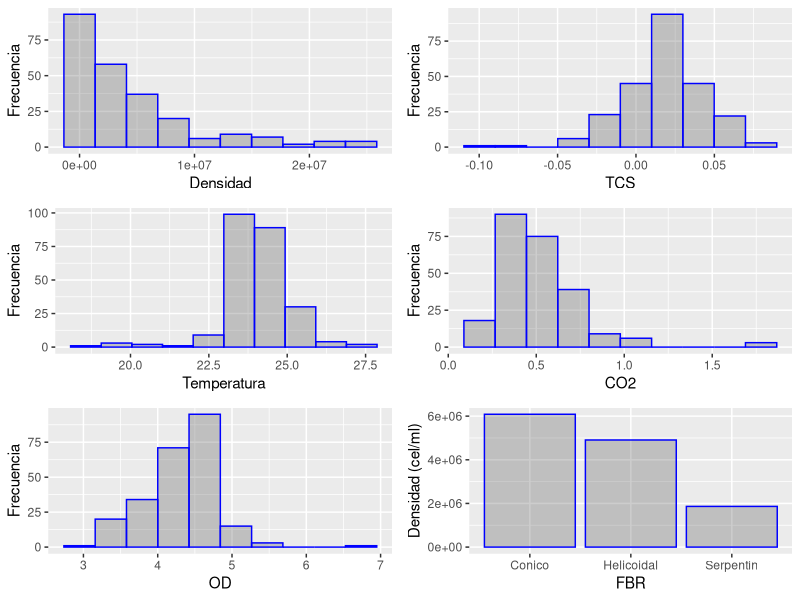
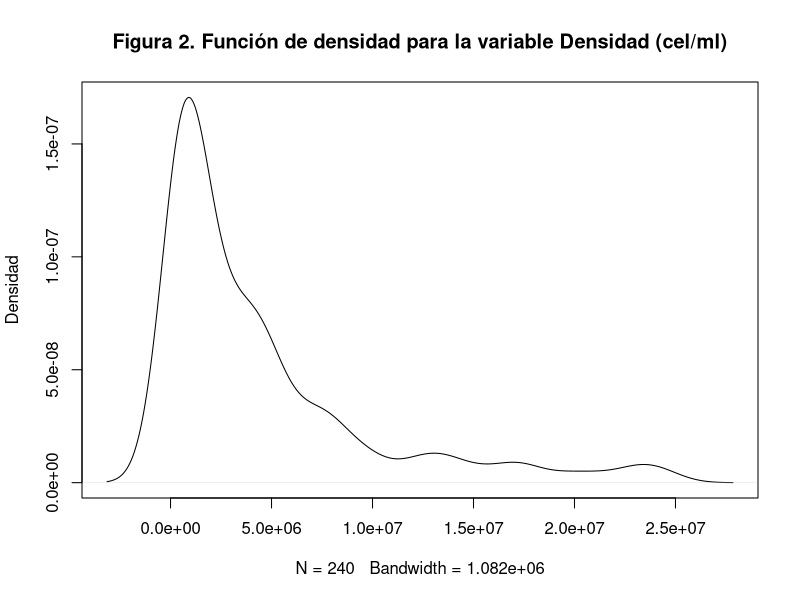
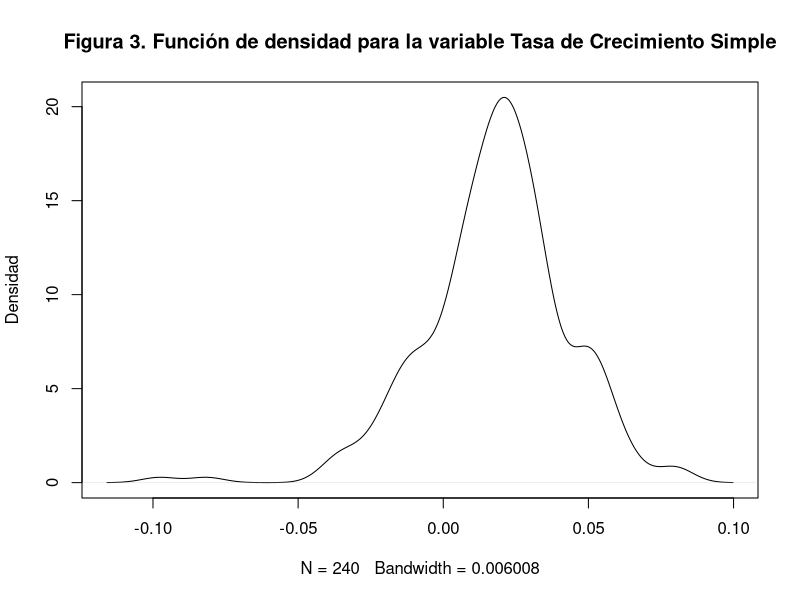
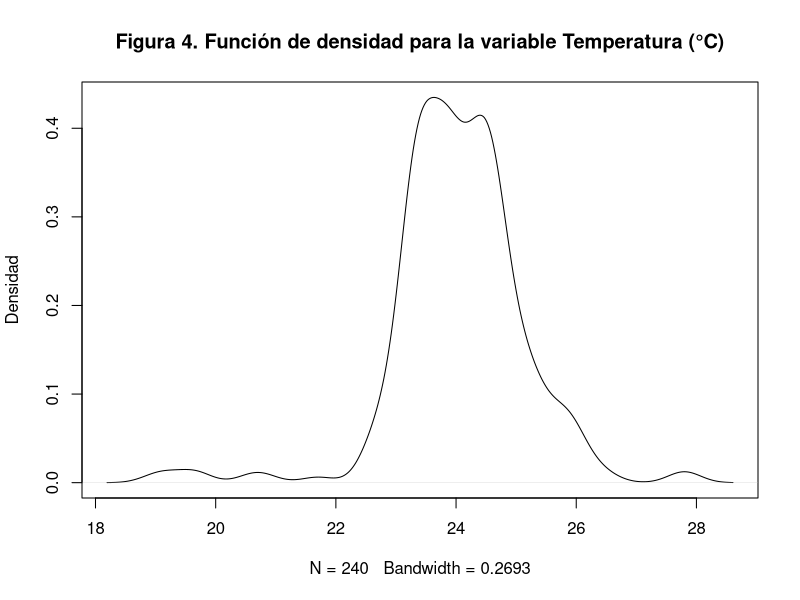
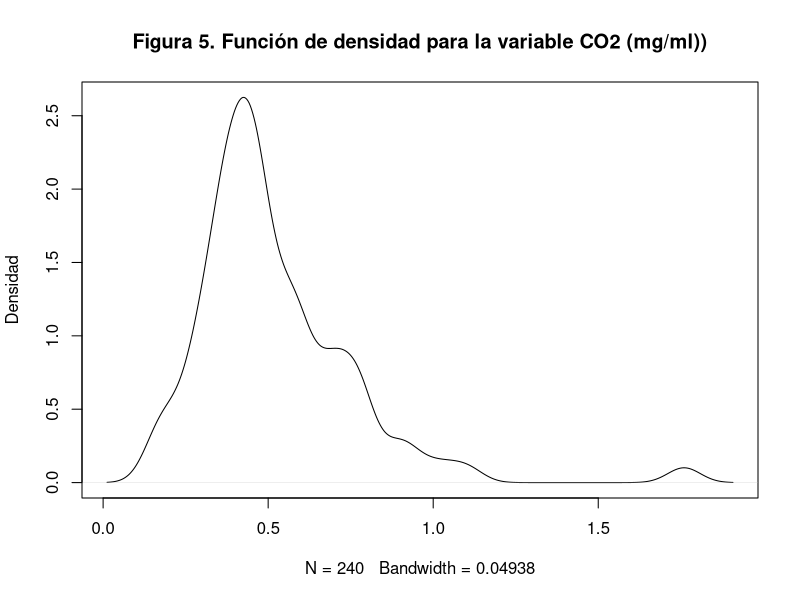
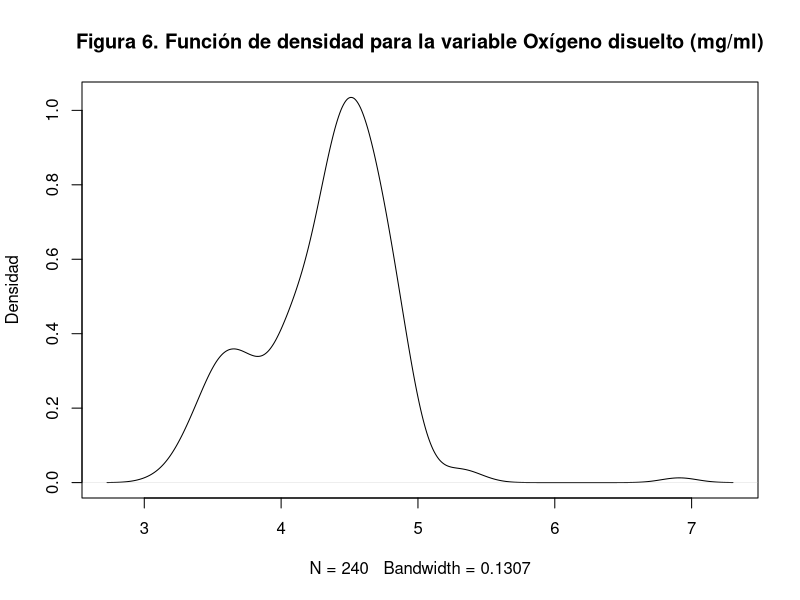
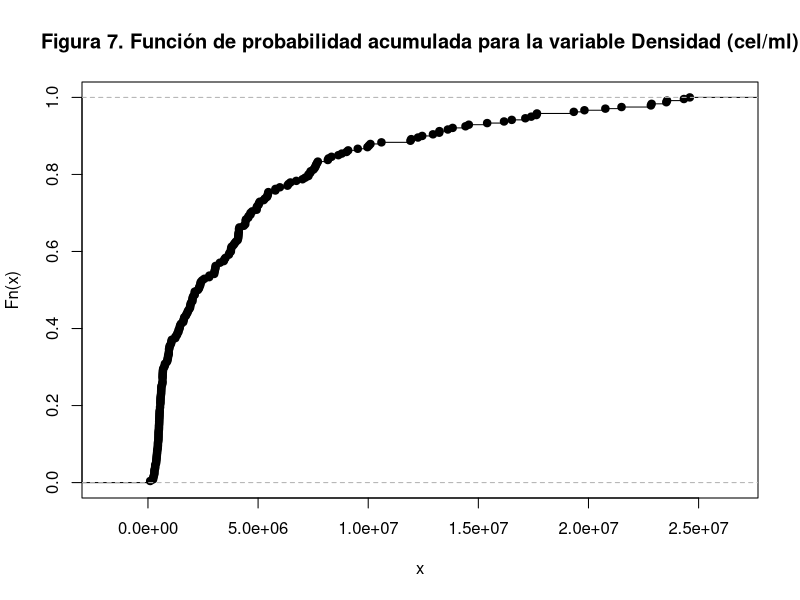
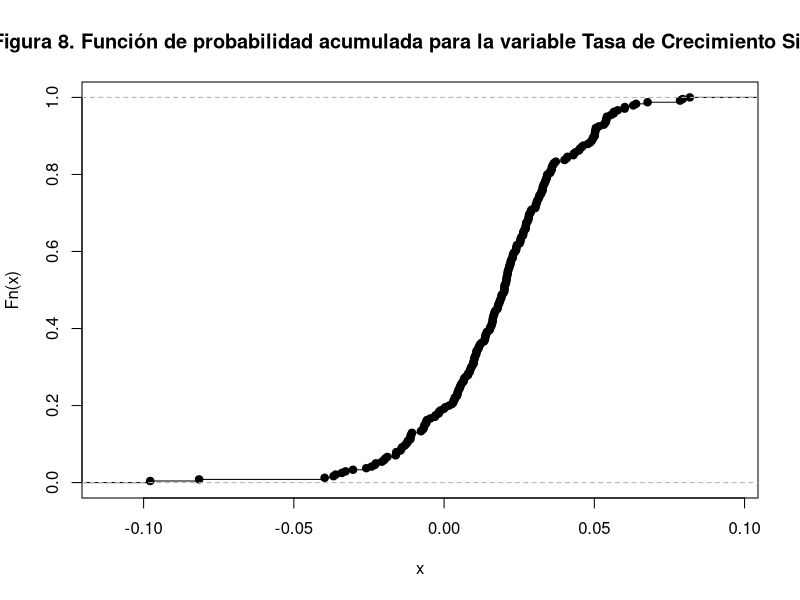

These charts were generated, in order, by the following R code:
## ---- chunk 1
knitr::opts_chunk$set(echo =TRUE)

library(stats)
library(ggplot2)
library(psych)
library(readxl)
library(dplyr)
library(tidyr)
library(gridExtra)
## ---- chunk 2
Chlorella <- read_excel("Chlorella.xlsx", na="NA")
Chlorella_mod <- na.omit(Chlorella)
Chlorella_mod$FBR <- as.factor(Chlorella_mod$FBR)
Chlorella_mod$Ciclo <- as.factor(Chlorella_mod$Ciclo)
Chlorella_mod$Dias <- as.factor(Chlorella_mod$Dias)
Chlorella_mod$Muestra <- as.factor(Chlorella_mod$Muestra)
summary(Chlorella_mod)
str(Chlorella_mod)
table(Chlorella_mod$FBR)
table(Chlorella_mod$Ciclo)
table(Chlorella_mod$Dias)
table(Chlorella_mod$Muestra)

Chlorella_mod <- data.frame(Chlorella_mod)
knitr::kable(head(Chlorella_mod), digits = 6, caption = "Tabla 1. Resumen de variables en el cultivo de la microalga *Chlorella vulgarias* en FBRT")

Tabla_FBR <- Chlorella_mod %>% group_by(FBR) %>% 
  summarize("Prom. Densidad"= mean(Densidad),
            "SD Densidad"=sd(Densidad),
            "Prom. TCS" = mean(TCS),
            "SD TCS" = sd(TCS),
            "Prom. Temp." = mean(Temperatura),
            "SD Temp." = sd(Temperatura),
            "Prom. OD" = mean (OD),
            "SD OD" = sd(OD),
            "Prom. CO2" = mean(CO2),
            "SD CO2" = sd(CO2),
            n=n ())

knitr::kable(Tabla_FBR, digits = 4, caption = "Tabla 2. Resumen de las variables en estudio por FBRT")

Tabla_ciclo <- Chlorella_mod %>% group_by(Ciclo) %>% 
  summarize("Prom. Densidad"= mean(Densidad),
            "SD Densidad"=sd(Densidad),
            "Prom. TCS" = mean(TCS),
            "SD TCS" = sd(TCS),
            "Prom. Temp." = mean(Temperatura),
            "SD Temp." = sd(Temperatura),
            "Prom. OD" = mean (OD),
            "SD OD" = sd(OD),
            "Prom. CO2" = mean(CO2),
            "SD CO2" = sd(CO2),
            n=n ())

knitr::kable(Tabla_ciclo, digits = 4, caption = "Tabla 3. Resumen de las variables en estudio por ciclo de cultivo")

Tabla_FBR_ciclo <- Chlorella_mod %>% group_by(FBR, Ciclo) %>% 
  summarize("Prom. Densidad"= mean(Densidad),
            "SD Densidad"=sd(Densidad),
            "Prom. TCS" = mean(TCS),
            "SD TCS" = sd(TCS),
            "Prom. Temp." = mean(Temperatura),
            "SD Temp." = sd(Temperatura),
            "Prom. OD" = mean (OD),
            "SD OD" = sd(OD),
            "Prom. CO2" = mean(CO2),
            "SD CO2" = sd(CO2),
            n=n ())

knitr::kable(Tabla_FBR_ciclo, digits = 4, caption = "Tabla 4. Resumen de las variables en estudio por FBR y ciclo de cultivo")

Tabla_FBR_muestra <- Chlorella_mod %>% group_by(FBR, Muestra) %>% 
  summarize("Prom. Densidad"= mean(Densidad),
            "SD Densidad"=sd(Densidad),
            "Prom. TCS" = mean(TCS),
            "SD TCS" = sd(TCS),
            "Prom. Temp." = mean(Temperatura),
            "SD Temp." = sd(Temperatura),
            "Prom. OD" = mean (OD),
            "SD OD" = sd(OD),
            "Prom. CO2" = mean(CO2),
            "SD CO2" = sd(CO2),
            n=n ())

knitr::kable(Tabla_FBR_muestra, digits = 4, caption = "Tabla 5. Resumen de las variables en estudio por FBR y muestra")
## ---- chunk 3
Chlorella_mod <- data.frame(Chlorella_mod)
hist1 <- ggplot(Chlorella_mod, aes(x = Densidad)) +
  geom_histogram(bins = 10, colour = "blue", alpha = 0.3) +
  labs(y = "Frecuencia")
  
hist2 <- ggplot(Chlorella_mod, aes(x = TCS)) +
  geom_histogram(bins = 10, na.rm = TRUE, colour = "blue", alpha = 0.3) +
  labs(y = "Frecuencia")
  
hist3 <- ggplot(Chlorella_mod, aes(x = Temperatura)) +
  geom_histogram(bins = 10, colour = "blue", alpha = 0.3) +
  labs(y = "Frecuencia")
  
hist4 <- ggplot(Chlorella_mod, aes(x = CO2)) +
  geom_histogram(bins = 10, colour = "blue", alpha = 0.3) +
  labs(y = "Frecuencia")
  
hist5 <- ggplot(Chlorella_mod, aes(x = OD)) +
  geom_histogram(bins = 10, colour="blue", alpha = 0.3) + 
  labs(y = "Frecuencia")

hist6 <- ggplot(Tabla_FBR, aes(x = FBR, y = `Prom. Densidad`))+
  geom_col(colour="blue", alpha = 0.3) + labs(y = "Densidad (cel/ml)")

grid.arrange(hist1, hist2, hist3, hist4, hist5, hist6)

## ---- chunk 4
plot(density(Chlorella_mod$Densidad), main = "Figura 2. Función de densidad para la variable Densidad (cel/ml)", y="Densidad")
plot(density(Chlorella_mod$TCS), main = "Figura 3. Función de densidad para la variable Tasa de Crecimiento Simple", y="Densidad")
plot(density(Chlorella_mod$Temperatura), main = "Figura 4. Función de densidad para la variable Temperatura (°C)", y="Densidad")
plot(density(Chlorella_mod$CO2), main = "Figura 5. Función de densidad para la variable CO2 (mg/ml))", y="Densidad")
plot(density(Chlorella_mod$OD), main = "Figura 6. Función de densidad para la variable Oxígeno disuelto (mg/ml)", y="Densidad")

plot(ecdf(Chlorella_mod$Densidad), main = "Figura 7. Función de probabilidad acumulada para la variable Densidad (cel/ml)")
plot(ecdf(Chlorella_mod$TCS), main = "Figura 8. Función de probabilidad acumulada para la variable Tasa de Crecimiento Simple")
plot(ecdf(Chlorella_mod$Temperatura), main = "Figura 9. Función de probabilidad acumulada para la variable Temperatura")
plot(ecdf(Chlorella_mod$CO2), main = "Figura 10. Función de probabilidad acumulada para la variable CO2")
plot(ecdf(Chlorella_mod$OD), main = "Figura 11. Función de probabilidad acumulada para la variable Oxígeno Disuelto")

## ---- chunk 5
ggplot(Chlorella_mod, aes(x=FBR, y=Densidad)) +
  geom_boxplot(aes(fill=Ciclo)) +
  geom_jitter(color="blue", size=1, alpha=2) +
  labs(title = "Figura 12. Densidad (cel/ml) agrupado por FBR y Ciclo", y="Densidad (cel/ml)")

ggplot(Chlorella_mod, aes(x=FBR, y=TCS)) +
  geom_boxplot(aes(fill=Ciclo), na.rm=TRUE) +
  geom_jitter(color="blue", size=1, alpha=2) +
  labs(title = "Figura 13. Tasa de crecimiento simple (TCS) agrupado por FBR y Ciclo", y="TCS")

ggplot(Chlorella_mod, aes(x=FBR, y=Temperatura)) +
  geom_boxplot(aes(fill=Ciclo)) +
  geom_jitter(color="blue", size=1, alpha=2) +
  labs(title = "Figura 14. Temperatura (°C) agrupado por FBR y Ciclo", y="Temperatura (°C)")

ggplot(Chlorella_mod, aes(x=FBR, y=CO2)) +
  geom_boxplot(aes(fill=Ciclo)) +
  geom_jitter(color="blue", size=1, alpha=2) +
  labs(title = "Figura 15. CO2 (mg/L) agrupado por FBR y Ciclo", y="CO2 (mg/L)")

ggplot(Chlorella_mod, aes(x=FBR, y=OD)) +
  geom_boxplot(aes(fill=Ciclo)) +
  geom_jitter(color="blue", size=1, alpha=2) +
  labs(title = "Figura 16. Oxígeno disuelto (mg/L) agrupado por FBR y Ciclo", y="OD (mg/L)")

## ---- chunk 6
geom_point1 <- ggplot(Chlorella_mod, aes(x=Temperatura, y=Densidad)) +
  geom_point(aes(color=FBR)) +
  geom_smooth(span=0.2) +
  labs(title = "Figura 17. Relación entre Temperatura (°C) y Densidad (cel/ml) agrupadas por FBR")

geom_point2 <- ggplot(Chlorella_mod, aes(x=CO2, y=Densidad)) +
  geom_point(aes(color=FBR)) +
  geom_smooth(span=0.2) +
  labs(title = "Figura 18. Relación entre CO2 (mg/L) y Densidad (cel/ml) agrupadas por FBR")

geom_point3 <- ggplot(Chlorella_mod, aes(x=OD, y=Densidad)) +
  geom_point(aes(color=FBR)) +
  geom_smooth(span=0.2) +
  labs(title = "Figura 19. Relación entre Oxígeno disuelto (mg/l) y Densidad (cel/ml) agrupadas por FBR")

grid.arrange(geom_point1, geom_point2, geom_point3, ncol = 1, nrow = 3)
## ---- chunk 7
Tabla_correlacion <- select(Chlorella_mod, Densidad, TCS, Temperatura, CO2, OD)
pairs.panels(Tabla_correlacion[,], smooth = TRUE, density = TRUE, method="pearson", font=1, main="Figura 20. Matriz de correlaciones")
